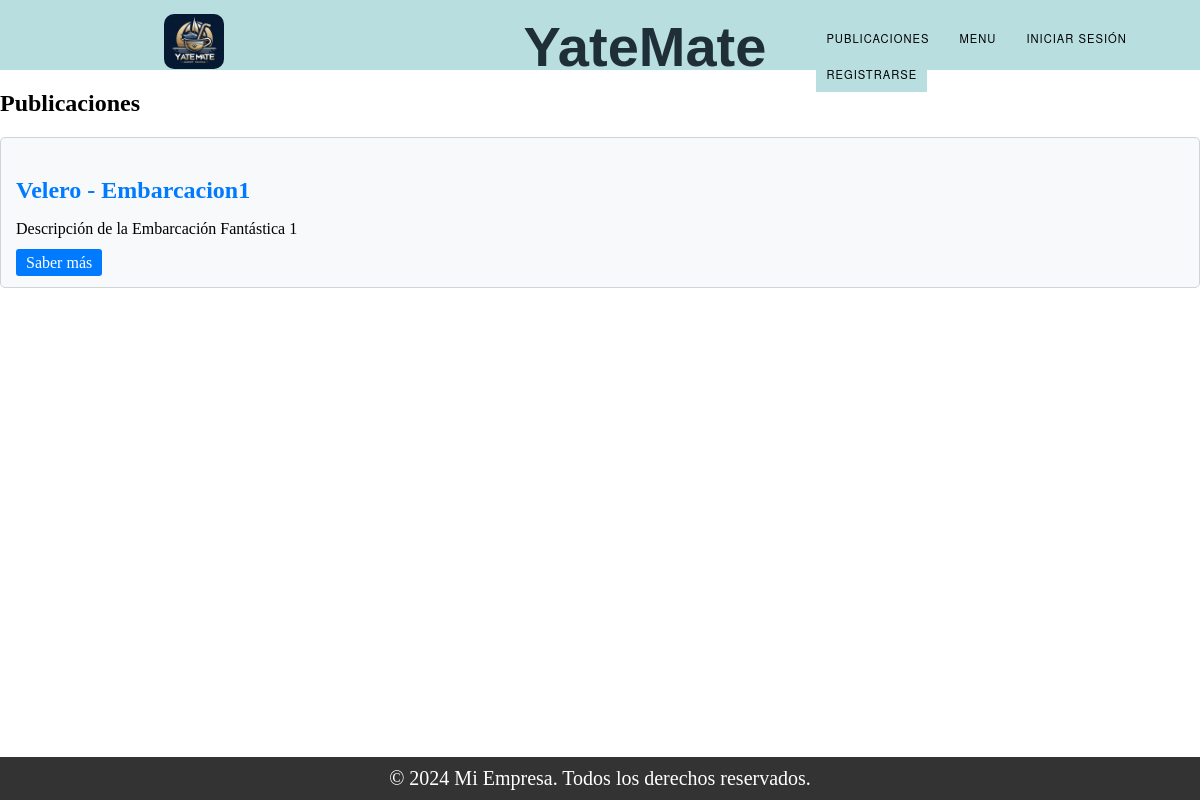
/list_publication_boat/, run on the app's committed database.
### Trueque/models.py (models this page shows, shortened)
class Publicacion_Embarcacion(models.Model):
    ESTADO_CHOICES = (
        ('Vigente', 'Vigente'),
        ('Proceso', 'Proceso'),
        ('Finalizado', 'Finalizado'),
    )
    embarcacion = models.ForeignKey(Embarcacion, on_delete=models.CASCADE)
    descripcion = models.TextField()
    estado = models.CharField(max_length=50)

### Register/models.py (models this page shows, shortened)
class Embarcacion(models.Model):
    TIPOS = (
        ('Velero', 'Velero'),
        ('Yate', 'Yate'),
        ('Lancha', 'Lancha'),
        ('Barco', 'Barco'),
    )
    eslora = models.FloatField()
    manga = models.FloatField()
    calado = models.FloatField()
    matricula = models.CharField(max_length=20, unique=True)
    nombre_fantasia = models.CharField(max_length=255)
    foto = models.ImageField(upload_to='static/img_b', null=True, blank=True)
    dueno = models.ForeignKey(User, on_delete=models.SET_NULL, null=True)
    tipo = models.CharField(max_length=20, choices=TIPOS)

### Trueque/views.py (the view)
# urls.py: path("list_publication_boat/", views.list_publication_boat, name="list_publication_boat"),
def list_publication_boat(request):
    embarcaciones_vigentes = Publicacion_Embarcacion.objects.filter(estado='Vigente')
    return render(request, "list_publication_boat.html", {'embarcaciones_vigentes': embarcaciones_vigentes,'tipo_objetos': 'Embarcaciones',})

### Trueque/context_processors.py (called while the page is built)
def conversaciones_usuario(request):
    user_id = request.session.get('user_id')
    if user_id:
        conversaciones = Conversacion.objects.filter(Q(dueño_publicacion=user_id) | Q(solicitante=user_id))
        return {'conversaciones_usuario': conversaciones}
    else:
        return {'conversaciones_usuario': []}

### Trueque/templates/list_publication_boat.html (shortened to what this page needs)
{% extends "base.html" %}
{% block content %}
{% if embarcaciones_vigentes %}
    <h2>Publicaciones</h2>
    {% for embarcacion in  embarcaciones_vigentes %}
        <div class="card">
            <h3 class="card-title">{{ embarcacion.embarcacion.tipo }} - {{ embarcacion.embarcacion.nombre_fantasia }}</h3>
            <p>{{ embarcacion.descripcion|truncatechars:70 }}</p>
            <a href="{% url 'saber_mas' id=embarcacion.id tipo_objetos=tipo_objetos %}" class="btn btn-card">Saber más</a>
        </div>
    {% endfor %}
{% else %}
    <p>No se cuenta con Publicaciones.</p>
{% endif %}
{% endblock %}

### static/css/styles.css (style rules this page uses)
body { margin: 0; padding: 0; }

### Trueque/templates/list_publication_boat.html (style rules this page uses)
.card { background-color: #f8f9fa; border: 1px solid #ced4da; border-radius: 5px; margin-bottom: 20px; padding: 15px; }
.card-title { color: #007bff; font-size: 1.5rem; margin-bottom: 10px; }
.btn-card { background-color: #007bff; color: #fff; padding: 5px 10px; text-decoration: none; border-radius: 3px; }

### data on the page
Publicacion_Embarcacion: embarcacion.tipo "Velero", embarcacion.nombre_fantasia "Embarcacion1", descripcion "Descripción de la Embarcación Fantástica 1"
